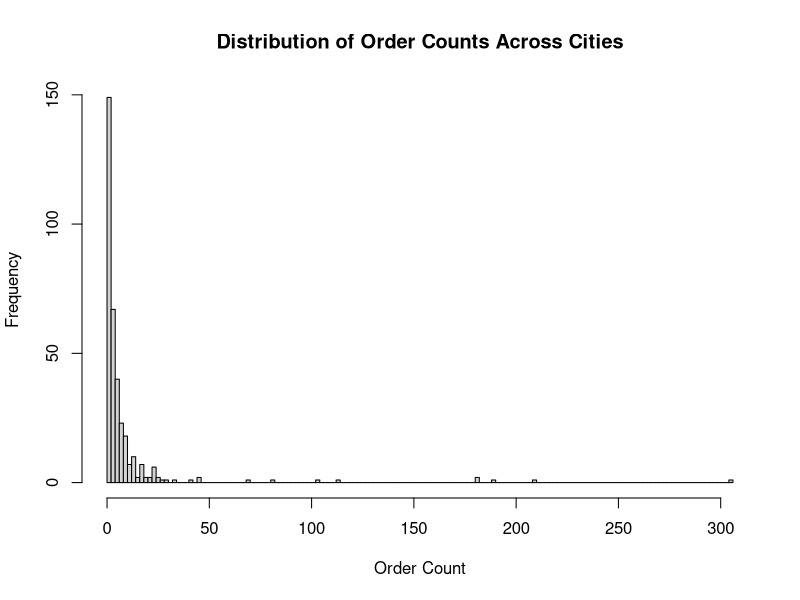
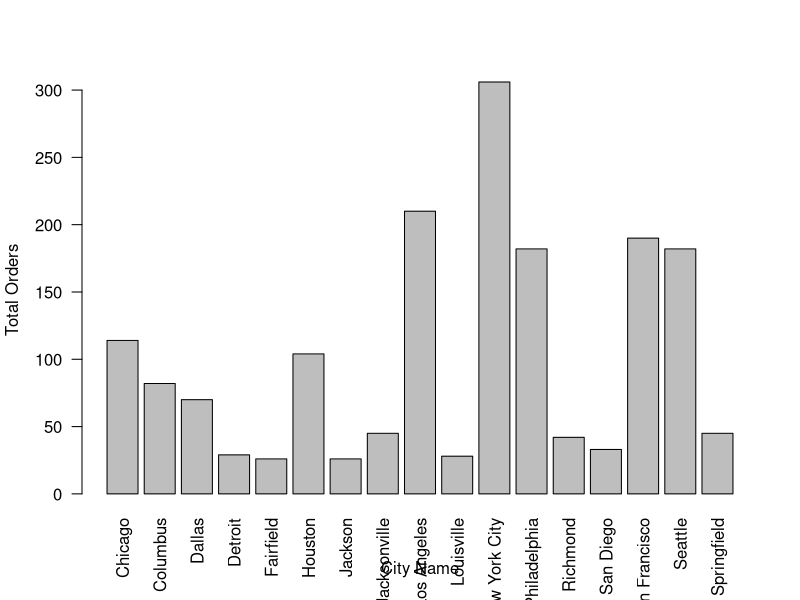

These figures' R source, in order:
data = read.csv("US  E-commerce records 2020_YC.csv")
library(psych)

factor(data$Order.ID)
cities = aggregate(data$Order.ID ~ City, data = data, length)
colnames(cities) = c("City", "Number of Orders")

##----------- Histogram --------------##
#Show how the number of orders is distributed across cities so we  can make barplot

hist(cities$`Number of Orders`, 
     breaks=(nrow(cities)/2), 
     main = "Distribution of Order Counts Across Cities", 
     xlab = "Order Count", 
     ylab = "Frequency")

dev.off()

##------------- Barplot --------------##
most = cities[cities$`Number of Orders`>25, ]

barplot(`Number of Orders`~City,data=most,
        xlab="City Name",
        ylab="Total Orders", 
        las=2)


dev.off()
